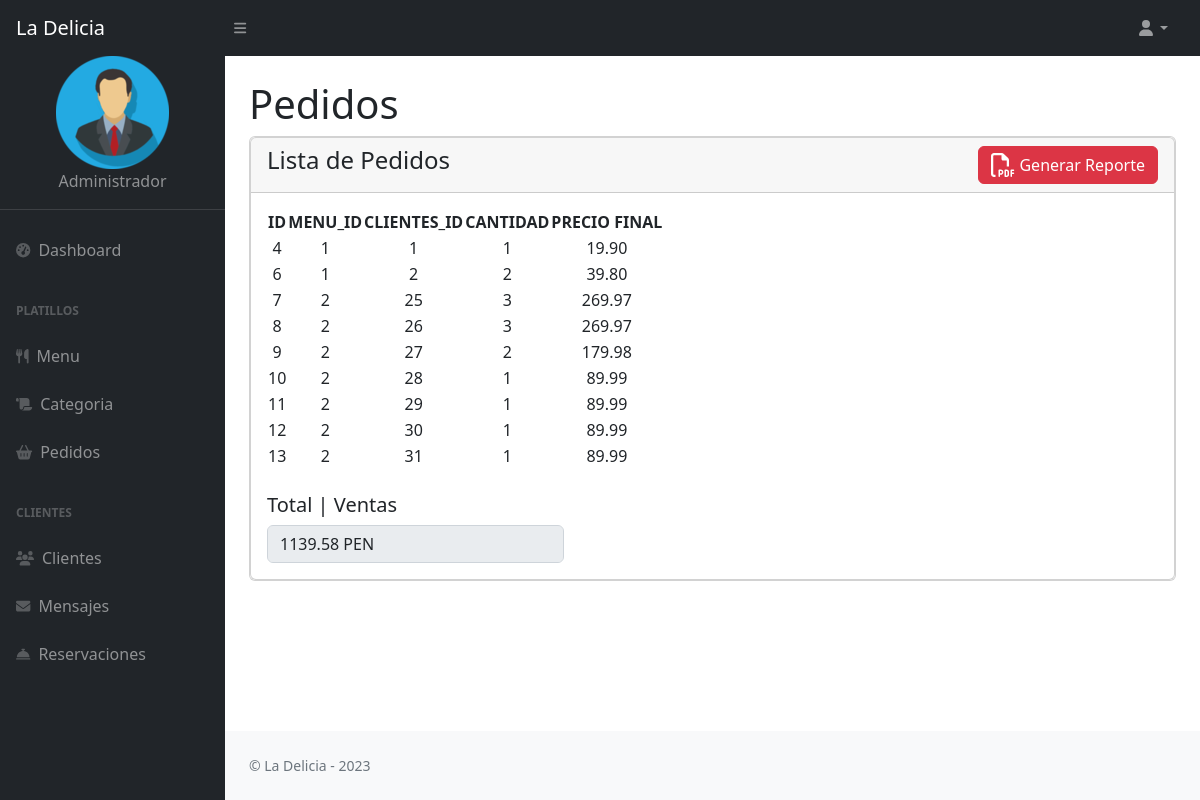
The page /admin/pedidos.php on the database as committed earlier.
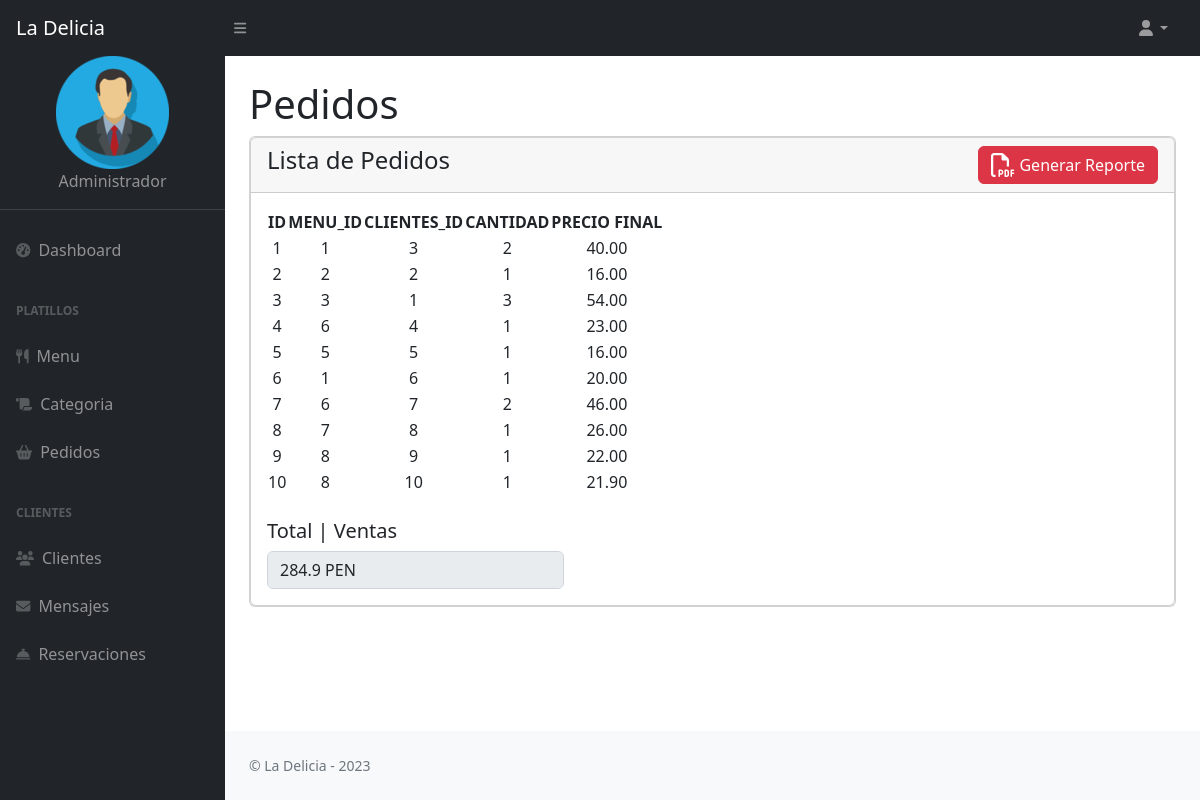
The same page on the database as committed later.
### tables this page shows
CREATE TABLE `compras` (
  `id` int(11) NOT NULL,
  `menu_id` int(11) NOT NULL,
  `clientes_id` int(11) NOT NULL,
  `cantidad` int(3) NOT NULL,
  `preciofinal` float(10,2) NOT NULL
);

### admin/pedidos.php (the view)
<?php
include "connect.php";
include('templates/header.php');
?>
<div class="container-fluid px-4">
    <h1 class="mt-4">Pedidos
    </h1>
    <div class="card mb-4">
            <div class="card">
                <div class ="card-header">
                    <h4>Lista de Pedidos
                    <a href = "report_pedidos.php" target="_black" class = "btn btn-danger float-end">
                        <i class="fa-regular fa-file-pdf fa-xl"></i> Generar Reporte</a><br>
                    </h4>
                </div>
                <div class="card-body">
                    <table id="datatablesSimple">
                        <thead>
                            <tr>
                            <th>ID</th>
                            <th>MENU_ID</th>
                            <th>CLIENTES_ID</th>
                            <th>CANTIDAD</th>
                            <th>PRECIO FINAL</th>
                            </tr>
                        </thead>
                    <?php
                        $sumar_pedidos = 0;
                        $s = mysqli_query($con,"SELECT * FROM compras");
                        while($r = mysqli_fetch_array($s))
                        {
                            $sumar_pedidos = $sumar_pedidos + $r['preciofinal'];
                    ?>
                    <tr align=center>
                        <td><?php echo $r['id']; ?></td>
                        <td><?php echo $r['menu_id']; ?></td>
                        <td><?php echo $r['clientes_id']; ?></td>
                        <td><?php echo $r['cantidad']; ?></td>
                        <td><?php echo $r['preciofinal']; ?></td>
                    </tr>
                    <?php
                    }
                    ?>
                    </table>
                <div>
                        <div class = "col-md-4">
                            <div class = "form-group">
                                <br><h5 for ="">Total | Ventas</h5>
                                <input type="text" value ="<?php echo $sumar_pedidos. " PEN" ?>" class="form-control" disabled>
                        </div>
                    </div>
                    </div>
                </div>
                </div>
        </div>
<?php
include('templates/footer.php');
include('templates/scripts.php');
?>

### admin/templates/header.php (shortened to what this page needs)
<!DOCTYPE html>
<html lang="en">
    <head>
        <link href="https://cdn.jsdelivr.net/npm/simple-datatables@7.1.2/dist/style.min.css" rel="stylesheet" />
        <link href="./css/admin.css" rel="stylesheet" />
    </head>
<body class="sb-nav-fixed">
    <?php include ('templates/navbar.php');?>
    <div id="layoutSidenav">
        <?php include ('templates/sidebar.php');?>
        <div id="layoutSidenav_content">
            <main>

### admin/templates/navbar.php (shortened to what this page needs)
<nav class="sb-topnav navbar navbar-expand navbar-dark bg-dark">
    <a class="navbar-brand ps-3" href="dashboard.php">La Delicia</a>
    <button class="btn btn-link btn-sm order-1 order-lg-0 me-4 me-lg-0" id="sidebarToggle" href="#!"><i class="fas fa-bars"></i></button>
    <ul class="navbar-nav ms-auto ms-md-0 me-3 me-lg-4">
        <li class="nav-item dropdown">
            <a class="nav-link dropdown-toggle" id="navbarDropdown" href="#" role="button" data-bs-toggle="dropdown" aria-expanded="false"><i class="fas fa-user fa-fw"></i></a>
        </li>
    </ul>
</nav>

### admin/templates/sidebar.php
<div id="layoutSidenav_nav">
    <nav class="sb-sidenav accordion sb-sidenav-dark" id="sidenavAccordion">
        <div class="sb-sidenav-menu">
            <div class="img-container">
                <div align="center"><img src="./mimg/admin.png" alt="AdminIcon">
		        <figcaption class="text-center text-titles">Administrador</figcaption>
            </div>
            <hr align="center" width="225">
            <div class="nav">
                <a class="nav-link" href="dashboard.php">
                    <div class="sb-nav-link-icon"><i class="fas fa-tachometer-alt"></i></div>
                    Dashboard
                </a>
                <div class="sb-sidenav-menu-heading">Platillos</div>
                <a class="nav-link" href="view_food.php">
                    <div class="sb-nav-link-icon"><i class="fas fa-utensils"></i></div>
                    Menu
                </a>
                <a class="nav-link" href="view_category.php">
                    <div class="sb-nav-link-icon"><i class="fas fa-scroll"></i></div>
                    Categoria
                </a>
                <a class="nav-link" href="pedidos.php">
                    <div class="sb-nav-link-icon"><i class="fa-solid fa-basket-shopping"></i></div>
                    Pedidos
                </a>
                <div class="sb-sidenav-menu-heading">Clientes</div>
                <a class="nav-link" href="clients.php">
                    <div class="sb-nav-link-icon"><i class="fa-solid fa-users"></i></div>
                    Clientes
                </a>
                <a class="nav-link" href="messages.php">
                    <div class="sb-nav-link-icon"><i class="fas fa-envelope"></i></div>
                    Mensajes
                </a>
                <a class="nav-link" href="reservation.php">
                    <div class="sb-nav-link-icon"><i class="fas fa-concierge-bell"></i></div>
                    Reservaciones
                </a>
            </div>
        </div>
    </nav>
</div>

### admin/templates/footer.php (shortened to what this page needs)
            </main>
<footer class="py-4 bg-light mt-auto">
<div class="container-fluid px-4">
    <div class="d-flex align-items-center justify-content-between small">
        <div class="text-muted">&copy; La Delicia - 2023</div>
    </div>
</footer>

### admin/templates/scripts.php (shortened to what this page needs)
</body>
</html>

Rows that differ between the two databases and show on the page:
removed compras: id "11", menu "2", clientes "29", cantidad "1", preciofinal "89.99"
removed compras: id "12", menu "2", clientes "30", cantidad "1", preciofinal "89.99"
removed compras: id "13", menu "2", clientes "31", cantidad "1", preciofinal "89.99"
added compras: id "1", menu "1", clientes "3", cantidad "2", preciofinal "40.00"
added compras: id "2", menu "2", clientes "2", cantidad "1", preciofinal "16.00"
added compras: id "3", menu "3", clientes "1", cantidad "3", preciofinal "54.00"
changed compras id 4: menu "1" → "6"; clientes "1" → "4"; preciofinal "19.90" → "23.00"
added compras: id "5", menu "5", clientes "5", cantidad "1", preciofinal "16.00"
changed compras id 6: clientes "2" → "6"; cantidad "2" → "1"; preciofinal "39.80" → "20.00"
changed compras id 7: menu "2" → "6"; clientes "25" → "7"; cantidad "3" → "2"; preciofinal "269.97" → "46.00"
changed compras id 8: menu "2" → "7"; clientes "26" → "8"; cantidad "3" → "1"; preciofinal "269.97" → "26.00"
changed compras id 9: menu "2" → "8"; clientes "27" → "9"; cantidad "2" → "1"; preciofinal "179.98" → "22.00"
changed compras id 10: menu "2" → "8"; clientes "28" → "10"; preciofinal "89.99" → "21.90"
Other text that changed with them:
form field value: "1139.58 PEN" → "284.9 PEN"
